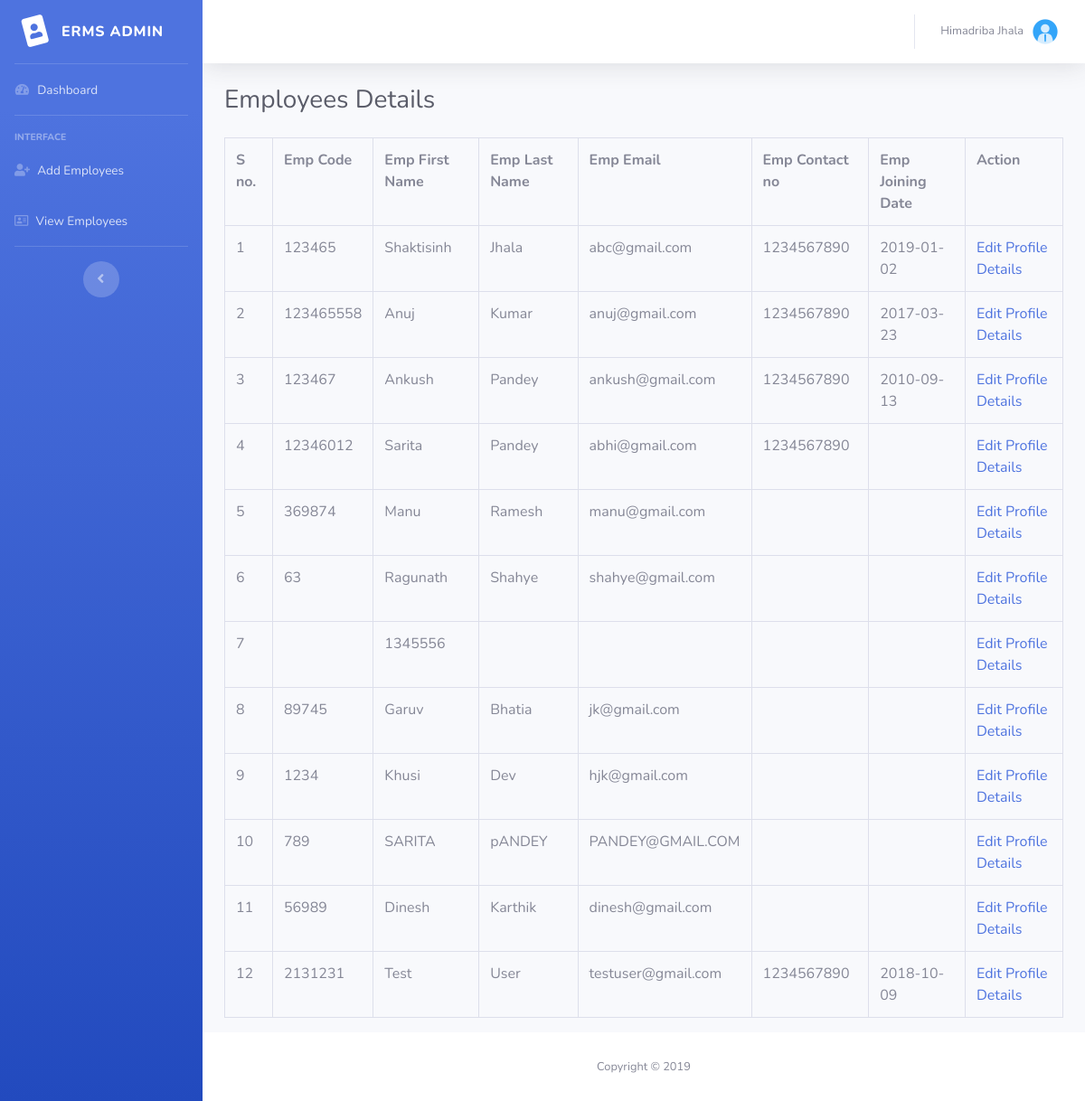
The page /erms/admin/allemployees.php (signed in) on the database its author committed.
### tables this page shows
CREATE TABLE `employeedetail` (
  `ID` int(11) NOT NULL,
  `EmpFname` varchar(50) DEFAULT NULL,
  `EmpLName` varchar(50) NOT NULL,
  `EmpCode` varchar(50) DEFAULT NULL,
  `EmpDept` varchar(120) DEFAULT NULL,
  `EmpDesignation` varchar(120) DEFAULT NULL,
  `EmpContactNo` bigint(10) DEFAULT NULL,
  `EmpGender` enum('Male','Female') DEFAULT NULL,
  `EmpEmail` varchar(200) DEFAULT NULL,
  `EmpPassword` varchar(100) DEFAULT NULL,
  `EmpJoingdate` date DEFAULT NULL,
  `PostingDate` timestamp NOT NULL DEFAULT CURRENT_TIMESTAMP
);

### erms/admin/allemployees.php (the view, shortened to what this page needs)
<?php
include('includes/dbconnection.php');
if (strlen($_SESSION['aid']==0)) {
  header('location:logout.php');
  } else{
  ?>
<!DOCTYPE html>
<html lang="en">
<head>
  <link href="../vendor/fontawesome-free/css/all.min.css" rel="stylesheet" type="text/css">
  <link href="../css/sb-admin-2.min.css" rel="stylesheet">
</head>
<body id="page-top">
  <div id="wrapper">
  <?php include_once('includes/sidebar.php')?>
    <div id="content-wrapper" class="d-flex flex-column">
      <div id="content">
         <?php include_once('includes/header.php')?>
        <div class="container-fluid">
          <h1 class="h3 mb-4 text-gray-800">Employees Details</h1>
 <div class="table-responsive">
<table class="table table-bordered" id="dataTable" width="100%" cellspacing="0">
<tr>
  <th>S no.</th>
  <th>Emp Code</th>
  <th>Emp First Name</th>
  <th>Emp Last Name</th>
  <th>Emp Email</th>
  <th>Emp Contact no</th>
  <th>Emp Joining Date</th>
  <th>Action</th>
</tr>
<?php
$ret=mysqli_query($con,"select * from employeedetail");
$cnt=1;
while ($row=mysqli_fetch_array($ret)) {
?>
<tr>
  <td><?php echo $cnt;?></td>
  <td><?php  echo $row['EmpCode'];?></td>
   <td><?php echo $row['EmpFname'];?></td>
    <td><?php echo $row['EmpLName'];?></td>
  <td><?php echo $row['EmpEmail'];?></td>
  <td><?php echo $row['EmpContactNo'];?></td>
  <td><?php echo $row['EmpJoingdate'];?></td>
  <td><a href="editempprofile.php?editid=<?php echo $row['ID'];?>">Edit Profile Details</a>
  </td>
</tr>
<?php
$cnt=$cnt+1;
}?>
</table>
</div>
        </div>
      </div>
   <?php include_once('includes/footer.php');?>
    </div>
  </div>
</body>
</html>
<?php }  ?>

### erms/admin/includes/sidebar.php
<ul class="navbar-nav bg-gradient-primary sidebar sidebar-dark accordion" id="accordionSidebar">
    <a class="sidebar-brand d-flex align-items-center justify-content-center" href="myprofile.php">
      <div class="sidebar-brand-icon rotate-n-15">
      <i class="fas fa-portrait"></i>
      </div>
      <div class="sidebar-brand-text mx-3">ERMS Admin</div>
    </a>
    <hr class="sidebar-divider my-0">
    <li class="nav-item">
      <a class="nav-link" href="welcome.php">
        <i class="fas fa-fw fa-tachometer-alt"></i>
        <span>Dashboard</span></a>
    </li>
    <hr class="sidebar-divider">
    <div class="sidebar-heading">
      Interface
    </div>
    <li class="nav-item" id="addemp">
      <a class="nav-link" href="addempprofile.php">
      <i class="fas fa-user-plus"></i>
        <span>Add Employees</span></a>
    </li>
    <li class="nav-item" id="viewemp">
      <a class="nav-link" href="allemployees.php">
      <i class="far fa-address-card"></i>
        <span>View Employees</span></a>
    </li>
    <hr class="sidebar-divider d-none d-md-block">
    <div class="text-center d-none d-md-inline">
      <button class="rounded-circle border-0" id="sidebarToggle"></button>
    </div>
  </ul>

### erms/admin/includes/header.php (shortened to what this page needs)
 <nav class="navbar navbar-expand navbar-light bg-white topbar mb-4 static-top shadow">
          <ul class="navbar-nav ml-auto">
            <li class="nav-item dropdown no-arrow">
              <a class="nav-link dropdown-toggle" href="#" id="userDropdown" role="button" data-toggle="dropdown" aria-haspopup="true" aria-expanded="false">
                      <?php
$adminid=$_SESSION['aid'];
$ret=mysqli_query($con,"select AdminName from tbladmin where ID='$adminid'");
$row=mysqli_fetch_array($ret);
$name=$row['AdminName'];
?>
                <span class="mr-2 d-none d-lg-inline text-gray-600 small"><?php echo $name; ?></span>
                <img class="img-profile rounded-circle" src="../img/admin.png">
              </a>
            </li>
          </ul>
        </nav>

### erms/admin/includes/footer.php
<footer class="sticky-footer bg-white">
     <div class="container my-auto">
       <div class="copyright text-center my-auto">
         <span>Copyright &copy; 2019</span>
       </div>
     </div>
   </footer>

### rows shown on the page
employeedetail: EmpCode "123465", EmpFname "Shaktisinh", EmpLName "Jhala", EmpEmail "abc@gmail.com", EmpContactNo "1234567890", EmpJoingdate "2019-01-02"
employeedetail: EmpCode "123465558", EmpFname "Anuj", EmpLName "Kumar", EmpEmail "anuj@gmail.com", EmpContactNo "1234567890", EmpJoingdate "2017-03-23"
employeedetail: EmpCode "123467", EmpFname "Ankush", EmpLName "Pandey", EmpEmail "ankush@gmail.com", EmpContactNo "1234567890", EmpJoingdate "2010-09-13"
employeedetail: EmpCode "12346012", EmpFname "Sarita", EmpLName "Pandey", EmpEmail "abhi@gmail.com", EmpContactNo "1234567890"
employeedetail: EmpCode "369874", EmpFname "Manu", EmpLName "Ramesh", EmpEmail "manu@gmail.com"
employeedetail: EmpCode "63", EmpFname "Ragunath", EmpLName "Shahye", EmpEmail "shahye@gmail.com"
employeedetail: EmpFname "1345556"
employeedetail: EmpCode "89745", EmpFname "Garuv", EmpLName "Bhatia", EmpEmail "jk@gmail.com"
employeedetail: EmpCode "1234", EmpFname "Khusi", EmpLName "Dev", EmpEmail "hjk@gmail.com"
employeedetail: EmpCode "789", EmpFname "SARITA", EmpLName "pANDEY", EmpEmail "PANDEY@GMAIL.COM"
employeedetail: EmpCode "56989", EmpFname "Dinesh", EmpLName "Karthik", EmpEmail "dinesh@gmail.com"
employeedetail: EmpCode "2131231", EmpFname "Test", EmpLName "User", EmpEmail "testuser@gmail.com", EmpContactNo "1234567890", EmpJoingdate "2018-10-09"

### other values the page prints
$name "Himadriba Jhala"
